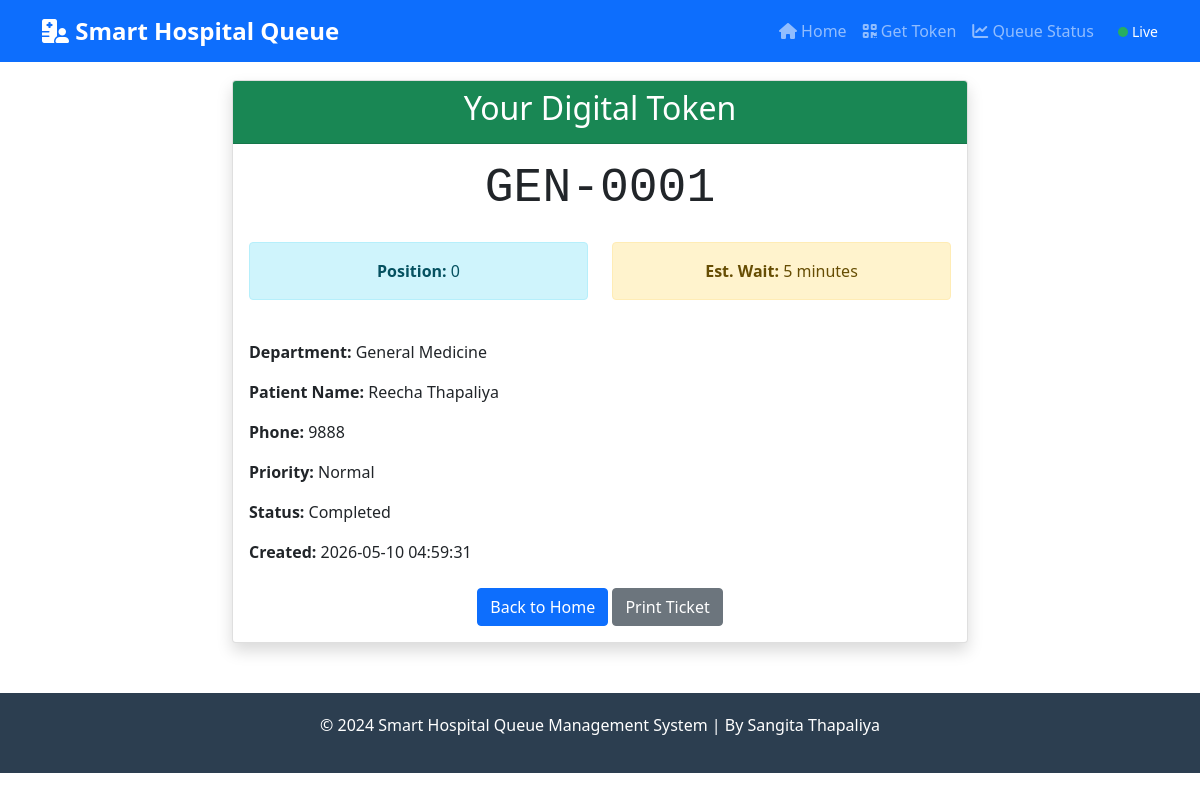
Screenshot of /my-ticket/1/ with the database file from the repository.
### queue_system/models.py (models this page shows, shortened)
class Token(models.Model):
    STATUS_CHOICES = [
        ('waiting', 'Waiting'),
        ('in_progress', 'In Progress'),
        ('completed', 'Completed'),
        ('cancelled', 'Cancelled'),
    ]
    PRIORITY_CHOICES = [
        ('normal', 'Normal'),
        ('urgent', 'Urgent'),
        ('emergency', 'Emergency'),
    ]
    token_number = models.CharField(max_length=20, blank=True)
    department = models.ForeignKey(Department, on_delete=models.CASCADE)
    patient_name = models.CharField(max_length=100)
    patient_phone = models.CharField(max_length=15)
    patient_email = models.EmailField(blank=True)
    priority = models.CharField(max_length=20, choices=PRIORITY_CHOICES, default='normal')
    status = models.CharField(max_length=20, choices=STATUS_CHOICES, default='waiting')
    created_at = models.DateTimeField(auto_now_add=True)
    updated_at = models.DateTimeField(auto_now=True)  # Add this line
    start_time = models.DateTimeField(null=True, blank=True)
    end_time = models.DateTimeField(null=True, blank=True)
    predicted_wait_time = models.IntegerField(default=0)
    actual_wait_time = models.IntegerField(null=True, blank=True)
    def get_position(self):
        if self.status == 'waiting':
            return Token.objects.filter(
                department=self.department,
                status='waiting',
                created_at__lt=self.created_at
            ).count() + 1
        return 0

class Department(models.Model):
    name = models.CharField(max_length=100)
    code = models.CharField(max_length=10, unique=True)
    average_consultation_time = models.IntegerField(default=15)
    is_active = models.BooleanField(default=True)
    created_at = models.DateTimeField(auto_now_add=True)

### queue_system/views.py (the view, shortened to what this page needs)
# urls.py: path('my-ticket/<int:token_id>/', views.my_ticket, name='my_ticket'),
def my_ticket(request, token_id):
    token = get_object_or_404(Token, id=token_id)
    position = token.get_position()
    remaining_time = 0
    context = {
        'token': token,
        'position': position,
        'remaining_time': remaining_time,
    }
    return render(request, 'queue_system/my_ticket.html', context)

### queue_system/templates/queue_system/my_ticket.html (shortened to what this page needs)
{% extends 'queue_system/base.html' %}
{% block content %}
<div class="row">
    <div class="col-md-8 mx-auto">
        <div class="card shadow">
            <div class="card-header bg-success text-white text-center">
                <h2>Your Digital Token</h2>
            </div>
            <div class="card-body text-center">
                <h1 style="font-size: 3em; font-family: monospace;">{{ token.token_number }}</h1>
                <div class="row mt-4">
                    <div class="col-md-6">
                        <div class="alert alert-info">
                            <strong>Position:</strong> {{ position }}
                        </div>
                    </div>
                    <div class="col-md-6">
                        <div class="alert alert-warning">
                            <strong>Est. Wait:</strong> {{ token.predicted_wait_time }} minutes
                        </div>
                    </div>
                </div>
                <div class="text-start mt-4">
                    <p><strong>Department:</strong> {{ token.department.name }}</p>
                    <p><strong>Patient Name:</strong> {{ token.patient_name }}</p>
                    <p><strong>Phone:</strong> {{ token.patient_phone }}</p>
                    <p><strong>Priority:</strong> {{ token.get_priority_display }}</p>
                    <p><strong>Status:</strong> {{ token.get_status_display }}</p>
                    <p><strong>Created:</strong> {{ token.created_at|date:"Y-m-d H:i:s" }}</p>
                </div>
                <div class="mt-4">
                    <a href="{% url 'index' %}" class="btn btn-primary">Back to Home</a>
                    <button onclick="window.print()" class="btn btn-secondary">Print Ticket</button>
                </div>
            </div>
        </div>
    </div>
</div>
{% endblock %}

### rows the page displays
Token: token_number "GEN-0001", predicted_wait_time "5", department.name "General Medicine", patient_name "Reecha Thapaliya", patient_phone "9888", priority "Normal", status "Completed", created_at "2026-05-10 04:59:31"

### other values shown
{{ position }} "0"
